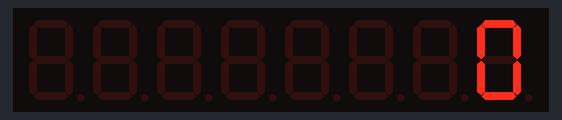
Recording of a sketch running on a simulated Arduino Uno, built with avr-gcc and run on an emulated ATmega328P. On the bench: 8-digit seven-segment display.

Above: at 0.1 s.
At 8.1 s:
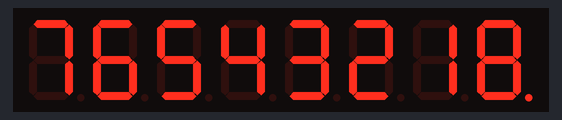
At 16.1 s:
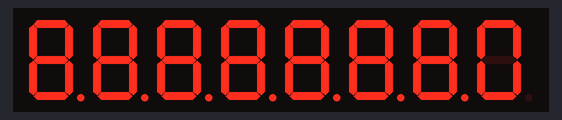
At 32.1 s:
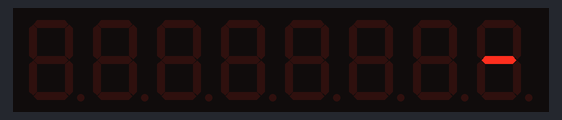
At 35.1 s:
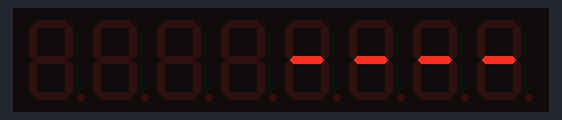
At 39.1 s:
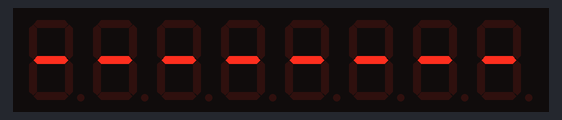

Measured:
- what the display in image 1 shows lasts 1.0 s, from 8.0 s to 9.0 s

The sketch:

Program09.ino
```cpp
#include "LedControl.h"
LedControl lc=LedControl(12,11,10,1);
void setup()
{
  lc.shutdown(0,false);
  lc.setIntensity(0,8);
  lc.clearDisplay(0);
}
void loop()
{
  for (int a=0; a<8; a++)
  {
    lc.setDigit(0,a,a,false);
    delay(1000);
  }
  for (int a=0; a<8; a++)
  {
    lc.setDigit(0,a,8,1);
    delay(1000);
  }
  for (int a=0; a<8; a++)
  {
    lc.setDigit(0,a,0,false);
    delay(1000);
  }
  for (int a=0; a<8; a++)
  {
    lc.setChar(0,a,' ',false);
    delay(1000);
  }
  for (int a=0; a<8; a++)
  {
    lc.setChar(0,a,'-',false);
    delay(1000);
  }
  for (int a=0; a<8; a++)
  {
    lc.setChar(0,a,' ',false);
    delay(1000);
  }
}
```
